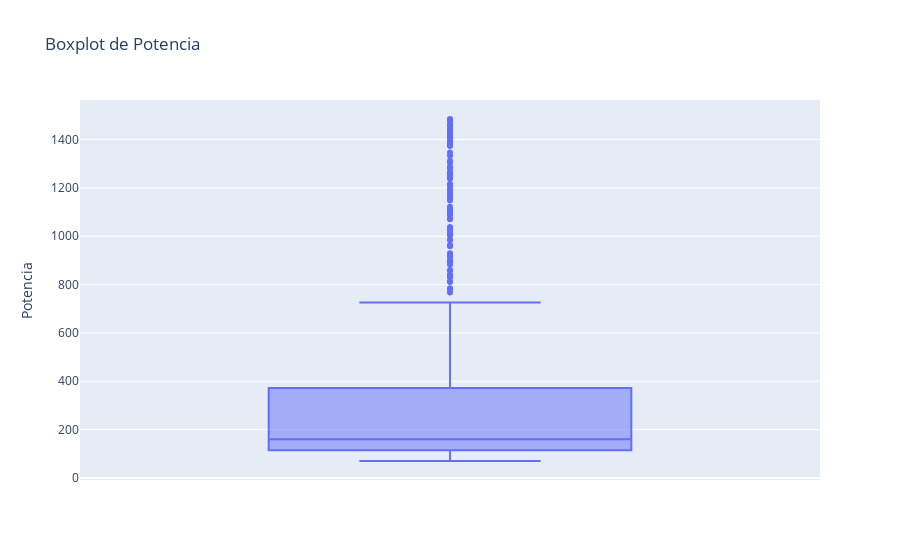
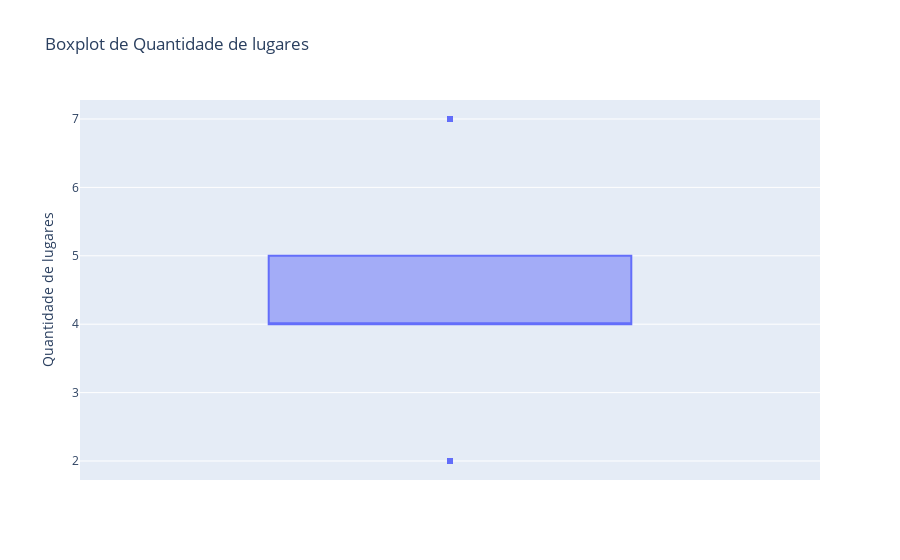
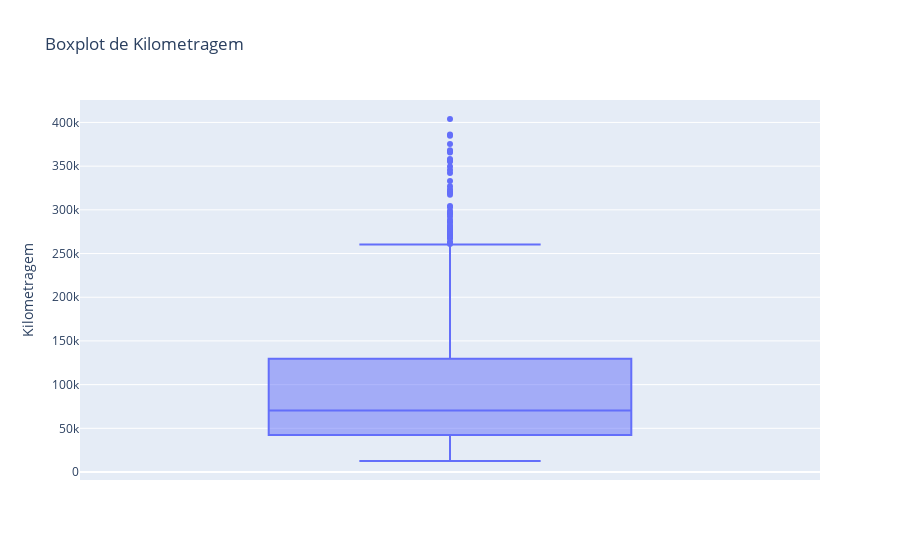

Notebook cell for these charts, in order:
### Code cell
# BoxPlot das variáveis numéricas

for feature in numerical_features:
    fig = px.box(veiculos_df,y=feature, title=f'Boxplot de {feature}')
    fig.show()

### Figure 1 — Plotly figure (JSON) as saved in the notebook; plotly's stock layout.template omitted (floating-point values rounded to 4 significant figures; data arrays with more than 128 entries replaced by an {"elided": "..."} marker saying what was removed)
{"data": [{"alignmentgroup": "True", "hovertemplate": "Potencia=%{y}<extra></extra>", "legendgroup": "", "marker": {"color": "#636efa"}, "name": "", "notched": false, "offsetgroup": "", "orientation": "v", "showlegend": false, "type": "box", "x0": " ", "xaxis": "x", "y": {"elided": "835 int values"}, "y0": " ", "yaxis": "y"}], "layout": {"boxmode": "group", "legend": {"tracegroupgap": 0}, "title": {"text": "Boxplot de Potencia"}, "xaxis": {"anchor": "y", "domain": [0, 1]}, "yaxis": {"anchor": "x", "domain": [0, 1], "title": {"text": "Potencia"}}}}

### Figure 2 — Plotly figure (JSON) as saved in the notebook; plotly's stock layout.template omitted (floating-point values rounded to 4 significant figures; data arrays with more than 128 entries replaced by an {"elided": "..."} marker saying what was removed)
{"data": [{"alignmentgroup": "True", "hovertemplate": "Quantidade de lugares=%{y}<extra></extra>", "legendgroup": "", "marker": {"color": "#636efa"}, "name": "", "notched": false, "offsetgroup": "", "orientation": "v", "showlegend": false, "type": "box", "x0": " ", "xaxis": "x", "y": {"elided": "835 int values"}, "y0": " ", "yaxis": "y"}], "layout": {"boxmode": "group", "legend": {"tracegroupgap": 0}, "title": {"text": "Boxplot de Quantidade de lugares"}, "xaxis": {"anchor": "y", "domain": [0, 1]}, "yaxis": {"anchor": "x", "domain": [0, 1], "title": {"text": "Quantidade de lugares"}}}}

### Figure 3 — Plotly figure (JSON) as saved in the notebook; plotly's stock layout.template omitted (floating-point values rounded to 4 significant figures; data arrays with more than 128 entries replaced by an {"elided": "..."} marker saying what was removed)
{"data": [{"alignmentgroup": "True", "hovertemplate": "Kilometragem=%{y}<extra></extra>", "legendgroup": "", "marker": {"color": "#636efa"}, "name": "", "notched": false, "offsetgroup": "", "orientation": "v", "showlegend": false, "type": "box", "x0": " ", "xaxis": "x", "y": {"elided": "835 int values"}, "y0": " ", "yaxis": "y"}], "layout": {"boxmode": "group", "legend": {"tracegroupgap": 0}, "title": {"text": "Boxplot de Kilometragem"}, "xaxis": {"anchor": "y", "domain": [0, 1]}, "yaxis": {"anchor": "x", "domain": [0, 1], "title": {"text": "Kilometragem"}}}}
